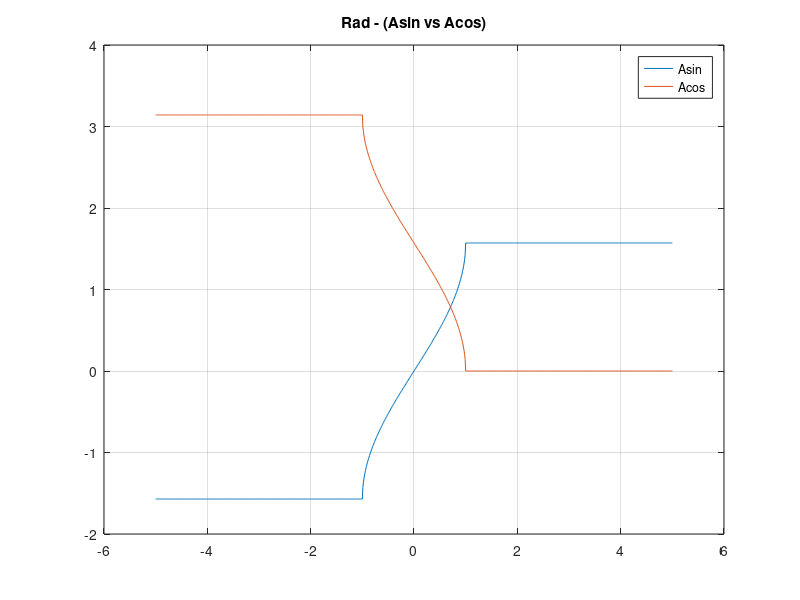
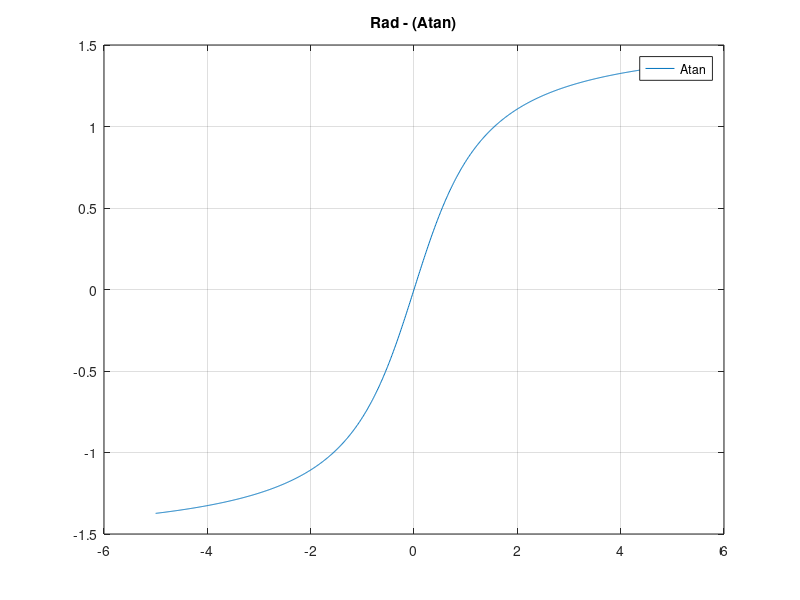

These charts were generated, in order, by the following MATLAB code:
#figure('Trigonometry');
figure('name','Trigonometry - Asin vs Acos');
%x=[-pi:0.01:pi];
x = -5:0.01:5;

y = asin(x);
y2 = acos(x);

% Plot the signal versus time:
plot(x,y);
hold on;
plot(x,y2);
grid on;
%xlabel('time (in seconds)');
title('Rad - (Asin vs Acos)');
legend('Asin', 'Acos')

figure('name','Trigonometry - Atan');

y3 = atan(x);

plot(x,y3);
grid on;

title('Rad - (Atan)');
legend('Atan')
